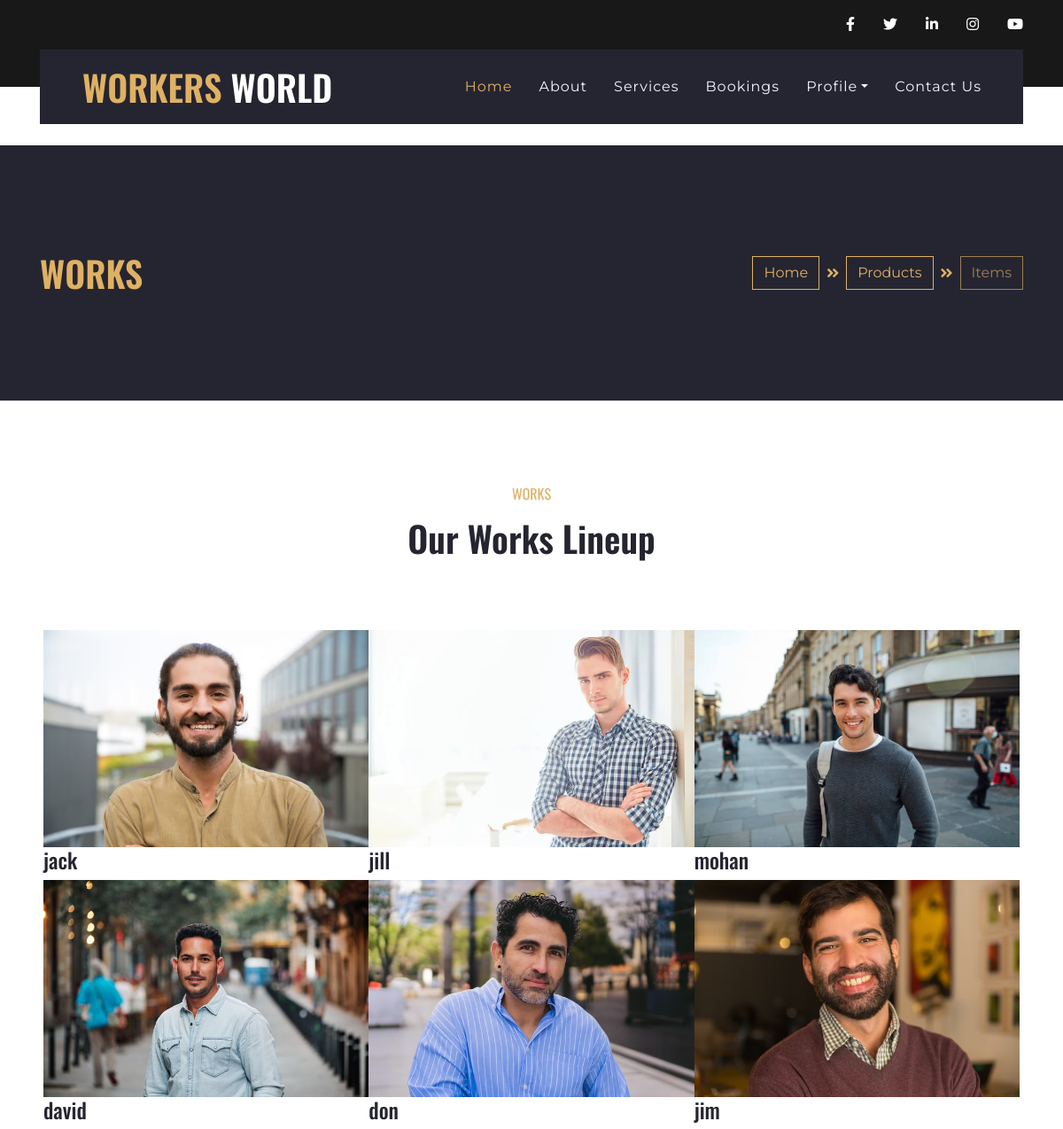
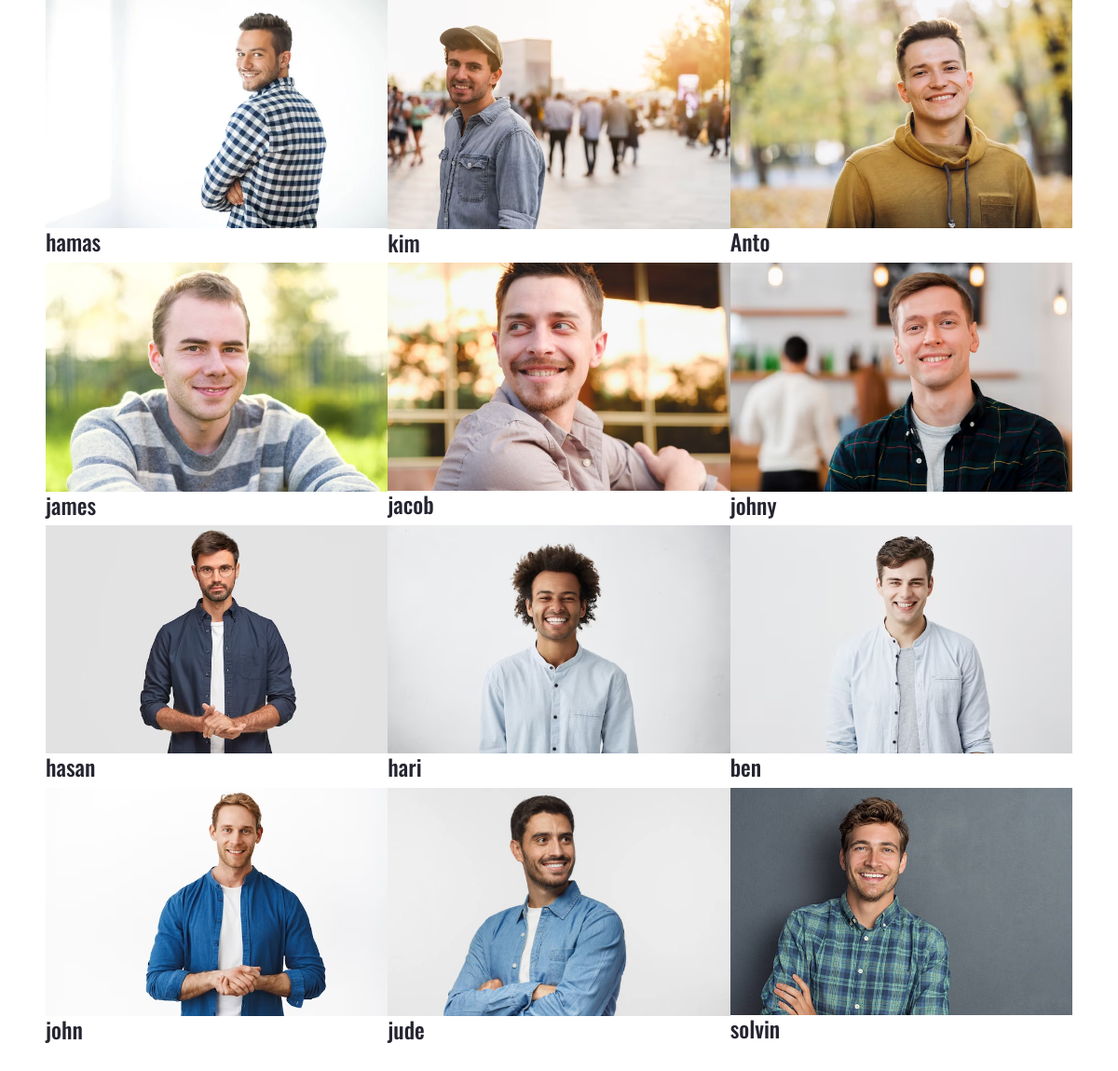
/user/list.php, run on the app's committed database (2 pictures, top to bottom).
### tables this page shows
CREATE TABLE IF NOT EXISTS `empreg` (
  `id` int NOT NULL AUTO_INCREMENT,
  `emp_id` varchar(25) DEFAULT NULL,
  `ename` varchar(25) DEFAULT NULL,
  `ephone` char(10) DEFAULT NULL,
  `designation` varchar(25) DEFAULT NULL,
  `password` varchar(15) DEFAULT NULL,
  `img` varchar(1000) DEFAULT NULL,
  `status` int NOT NULL,
  PRIMARY KEY (`id`)
);

### classes/DataAccess.class.php (called while the page is built, shortened)
<?php
class DataAccess
{
	private $_con,$_query,$_errors;
	public function __construct()
	{
		if(!$this->_con=mysqli_connect(DB_HOST,DB_USER,DB_PASSWORD,DB_NAME))
		{
			die("connection Error");
		}
	}
	public function query($query)
	{
		if(isset($query))
		{
			$words=explode(' ',$query);
			$this->_query=$query;
			$res=mysqli_query($this->_con,$this->_query);
			if($words[0]=='select' || $words[0]=='Select' || $words[0]=='SELECT')
			{
				if(mysqli_num_rows($res))
				{
					$dataArr=array();
					while($row=mysqli_fetch_assoc($res))
					{
						$dataArr[] = $row;
					}
					return $dataArr;
				}
				else
				{
					return false;
				}
			}
		}
	}
}
?>

### user/list.php (the view, shortened to what this page needs)
<!DOCTYPE html>
<html lang="en">
<head>
<?php include('header2.php')?>
</head>
    <div class="container-fluid bg-secondary py-5">
   <div class="container py-5">
       <div class="row align-items-center py-4">
           <div class="col-md-6 text-center text-md-left">
               <h1 class="mb-4 mb-md-0 text-primary text-uppercase">WORKS</h1>
           </div>
           <div class="col-md-6 text-center text-md-right">
               <div class="d-inline-flex align-items-center">
                   <a class="btn btn-outline-primary" href="index.php">Home</a>
                   <i class="fas fa-angle-double-right text-primary mx-2"></i>
                   <a class="btn btn-outline-primary" href="products.php">Products</a>
                   <i class="fas fa-angle-double-right text-primary mx-2"></i>
                   <a class="btn btn-outline-primary disabled" href="">Items</a>
               </div>
           </div>
       </div>
   </div>
</div>
    <div class="container-fluid py-5">
        <div class="container py-5">
            <div class="row justify-content-center">
                <div class="col-lg-6 col-md-8 col text-center mb-4">
                    <h6 class="text-primary font-weight-normal text-uppercase mb-3">WORKS</h6>
                    <h1 class="mb-4">Our Works Lineup</h1>
                </div>
            </div>
            <div class="row">
                <div class="col-12 text-center mb-2">
                </div>
            </div>
            <div class="row mx-1 portfolio-container">
            <?php
              $q="select * from empreg";
              $info=$dao->query($q);
              $i=0;
              while($i<count($info))
              { $s=$info[$i]["img"];
  ?>
                <div class="col-lg-4 col-md-6 col-sm-12 p-0 portfolio-item first">
                    <div class="position-relative overflow-hidden">
                        <div class="portfolio-img d-flex align-items-center justify-content-center">
                            <img class="img-fluid" src=<?php echo BASE_URL."uploads/".$info[$i]["img"]; ?> alt="">
                        </div>
                    </div>
                    <h4><?php echo $info[$i]["ename"]?></h4> </a>
                </div>
                <?php
                $i++;
              }
             ?>
</div>
        </div>
    </div>
</body>
</html>

### user/header2.php (shortened to what this page needs)
<!DOCTYPE html>
<html lang="en">
<?php
$dao=new DataAccess();
?>
<head>
    <link href="https://cdnjs.cloudflare.com/ajax/libs/font-awesome/5.10.0/css/all.min.css" rel="stylesheet">
    <link href="template/lib/flaticon/font/flaticon.css" rel="stylesheet">
    <link href="template/lib/owlcarousel/assets/owl.carousel.min.css" rel="stylesheet">
    <link href="template/lib/lightbox/css/lightbox.min.css" rel="stylesheet">
    <link href="template/css/style.css" rel="stylesheet">
</head>
<body>
    <div class="container-fluid bg-dark py-3">
        <div class="container">
            <div class="row">
                <div class="col-md-6 text-center text-lg-left mb-2 mb-lg-0">
                </div>
                <div class="col-md-6 text-center text-lg-right">
                    <div class="d-inline-flex align-items-center">
                        <a class="text-white px-3" href="https://www.facebook.com/login.php">
                            <i class="fab fa-facebook-f"></i>
                        </a>
                        <a class="text-white px-3" href="https://twitter.com/i/flow/login">
                            <i class="fab fa-twitter"></i>
                        </a>
                        <a class="text-white px-3" href="https://www.linkedin.com/login/">
                            <i class="fab fa-linkedin-in"></i>
                        </a>
                        <a class="text-white px-3" href="https://www.instagram.com/?hl=en">
                            <i class="fab fa-instagram"></i>
                        </a>
                        <a class="text-white pl-3" href="https://www.youtube.com/">
                            <i class="fab fa-youtube"></i>
                        </a>
                    </div>
                </div>
            </div>
        </div>
    </div>
    <div class="container-fluid position-relative nav-bar p-0">
        <div class="container position-relative" style="z-index: 9;">
            <nav class="navbar navbar-expand-lg bg-secondary navbar-dark py-3 py-lg-0 pl-3 pl-lg-5">
                <a href="" class="navbar-brand">
                    <h1 class="m-0 display-5 text-white"><span class="text-primary">WORKERS </span>  WORLD</h1>
                </a>
                <div class="collapse navbar-collapse justify-content-between px-3" id="navbarCollapse">
                    <div class="navbar-nav ml-auto py-0">
                        <a href="index.php" class="nav-item nav-link active">Home</a>
                        <a href="about.php" class="nav-item nav-link">About</a>
                        <a href="displaycategory.php" class="nav-item nav-link">Services</a>
                        <a href="viewcart.php" class="nav-item nav-link">Bookings</a>
                        <div class="nav-item dropdown">
                            <a href="#" class="nav-link dropdown-toggle" data-toggle="dropdown">Profile</a>
                        </div>
                        <a href="contact.php" class="nav-item nav-link">Contact Us</a>
                    </div>
                </div>
            </nav>
        </div>
    </div>
</body>
</html>

### data on the page
empreg: img (picture), ename "jack"
empreg: img (picture), ename "jill"
empreg: img (picture), ename "mohan"
empreg: img (picture), ename "david"
empreg: img (picture), ename "don"
empreg: img (picture), ename "jim"
empreg: img (picture), ename "hamas"
empreg: img (picture), ename "kim"
empreg: img (picture), ename "Anto"
empreg: img (picture), ename "james"
empreg: img (picture), ename "jacob"
empreg: img (picture), ename "johny"
empreg: img (picture), ename "hasan"
empreg: img (picture), ename "hari"
empreg: img (picture), ename "ben"
empreg: img (picture), ename "john"
empreg: img (picture), ename "jude"
empreg: img (picture), ename "solvin"
